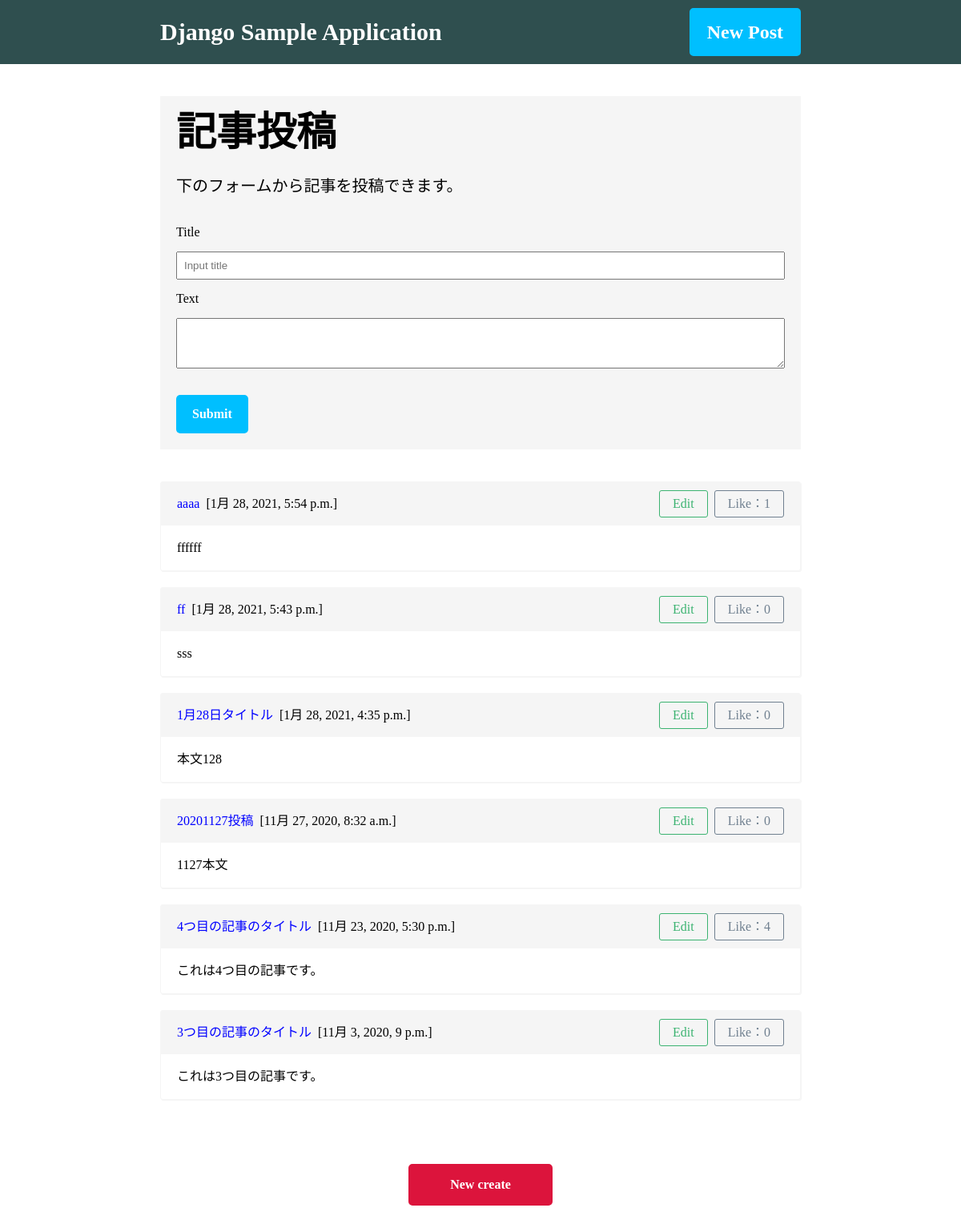
The page / on the database its author committed.
### blog/models.py (models this page shows, shortened)
class Article(models.Model):
  title = models.CharField(max_length=200)
  body = models.TextField()
  posted_at = models.DateTimeField(default=timezone.now)
  published_at = models.DateTimeField(blank=True, null=True)
  like = models.IntegerField(default=0)

### blog/views.py (the view, shortened to what this page needs)
# urls.py: path('', views.index, name='index'),  # path(パターン, 関数, name=このパスの名前) nameはなくても良い
def index(request):
	sort = '-posted_at'  # sortの初期値は最新投稿順
	if('sort' in request.GET):  # 「sort」がURlに含まれているとき
		sort = request.GET['sort']  # sortにURLに表示されている値を代入
	context = {"articles": Article.objects.order_by(sort) }
	return render(request, 'blog/index.html', context)

### blog/templates/blog/index.html (shortened to what this page needs)
{% load static %}
<!DOCTYPE html>
<html>
  <head>
    <link rel="stylesheet" href="{% static 'reset.css' %}">
    <link rel="stylesheet" href="{% static 'style.css' %}">
    <link rel="stylesheet" href="{% static 'index.css' %}">
  </head>
  <body>
    <header class="header">
      <div class="header__inner inner">
        <h1 class="header__ttl">Django Sample Application</h1>
        <div class="btn__body header__create">
          <a href="{% url 'create' %}" class="btn header__create__btn">New Post</a>
        </div>
      </div>
    </header>
    <div class="inner">
      <div class="form__inner">
        <h2 class="form__ttl">記事投稿</h2>
        <p class="form__txt">下のフォームから記事を投稿できます。</p>
        <form action="{% url 'index' %}" method="post">
          <div>
            <dt><label for="titleInput">Title</label></dt>
            <dd><input id="titleInput" name="title" type="text" placeholder="Input title"></dd>
          </div>
          <div>
            <dt><label for="textInput">Text</label></dt>
            <dd><textarea id="textInput" name="text" rows="3"></textarea></dd>
          </div>
          <div class="submit__body">
            <button class="submit__btn" type="submit">Submit</button>
          </div>
        </form>
      </div>
      {% if articles %}
      {% for article in articles %}
      <div class="articles__body">
        <div class="articles__ttl__body">
          <div class="articles__ttl__body__left">
            <a class="articles__ttl" href="{% url 'detail' article.id %}">{{ article.title }}</a>
            <small>[{{ article.posted_at }}]</small>
          </div>
          <div class="articles__ttl__body__right">
            <p><a class="detail__main__footer-btn detail__main__footer-btn-edit" href="{% url 'update' article.id %}">Edit</a></p>
            <div class="like__body">
              <a class="detail__main__footer-btn detail__main__footer-btn-like" onclick="like({{ article.id }});">
                Like：<span id="like{{ article.id }}">{{ article.like }}</span>
              </a>
            </div>
          </div>
        </div>
        <p class="articles__txt">{{ article.body | linebreaksbr }}</p>
      </div>
      {% endfor %}
      {% else %}
      <p>No article.</p>
      {% endif %}
      <div class="btn__body create__btn__body">
        <a class="btn btn__link" href="{% url 'create' %}">New create</a>
      </div>
    </div>
  </body>
</html>

### blog/static/style.css (style rules this page uses)
a { color: #000; }
.btn__body { text-align: center; }
.btn { display: inline-block; background: #dc143c; color: #fff; border: 2px solid #dc143c; border-radius: 5px; padding: 16px 20px; font-weight: bold; cursor: pointer; transition: all .3s; }
.btn__link { padding: 16px 50px; }
.header { background: #2f4f4f; color: #fff; padding: 10px 0; font-size: 24px; font-weight: bold; }
.header__inner { display: flex; align-items: center; }
.header__ttl { font-size: 30px; }
.header__create { margin-left: auto; }
.header__create__btn { background: #00bfff; color: #fff; border: 2px solid #00bfff; }
.inner { max-width: 800px; margin: 0 auto; }
.form__inner { padding: 20px; background: #f5f5f5; margin: 40px auto; }
.form__ttl { font-size: 50px; font-weight: bold; margin-bottom: 32px; }
.form__txt { font-size: 20px; margin-bottom: 40px; }
dt, input { margin-bottom: 16px; }
dd { margin: 0; width: 100%; }
input, textarea { width: 100%; padding: 8px; }
.submit__body { margin-top: 30px; }
.submit__btn { padding: 16px 20px; background: #00bfff; border-radius: 5px; font-weight: bold; color: #fff; cursor: pointer; transition: all .3s; }
.detail__main__footer-btn { border-radius: 3px; padding: 8px 16px; display: inline-block; transition: all .3s; }
.detail__main__footer-btn-like { border: 1px solid #708090; color: #708090; }
.detail__main__footer-btn-edit { border: 1px solid #3cb371; color: #3cb371; margin-right: 8px; }

### blog/static/index.css (style rules this page uses)
.articles__ttl { color: blue; margin-right: 8px; }
.articles__body { margin-bottom: 20px; border: 1px solid #f5f5f5; box-shadow: 1px 1px #f5f5f5; border-radius: 3px; }
.articles__ttl__body { background: #f5f5f5; display: flex; align-items: center; padding: 10px 20px; }
.articles__ttl__body__left { display: flex; align-items: center; }
.articles__ttl__body__right { display: flex; align-items: center; margin-left: auto; }
.articles__txt { padding: 20px 20px; }
.create__btn__body { margin: 80px; }

### rows shown on the page
Article: title "aaaa", posted_at "1月 28, 2021, 5:54 p.m.", like "1", body "ffffff"
Article: title "ff", posted_at "1月 28, 2021, 5:43 p.m.", like "0", body "sss"
Article: title "1月28日タイトル", posted_at "1月 28, 2021, 4:35 p.m.", like "0", body "本文128"
Article: title "20201127投稿", posted_at "11月 27, 2020, 8:32 a.m.", like "0", body "1127本文"
Article: title "4つ目の記事のタイトル", posted_at "11月 23, 2020, 5:30 p.m.", like "4", body "これは4つ目の記事です。"
Article: title "3つ目の記事のタイトル", posted_at "11月 3, 2020, 9 p.m.", like "0", body "これは3つ目の記事です。"
